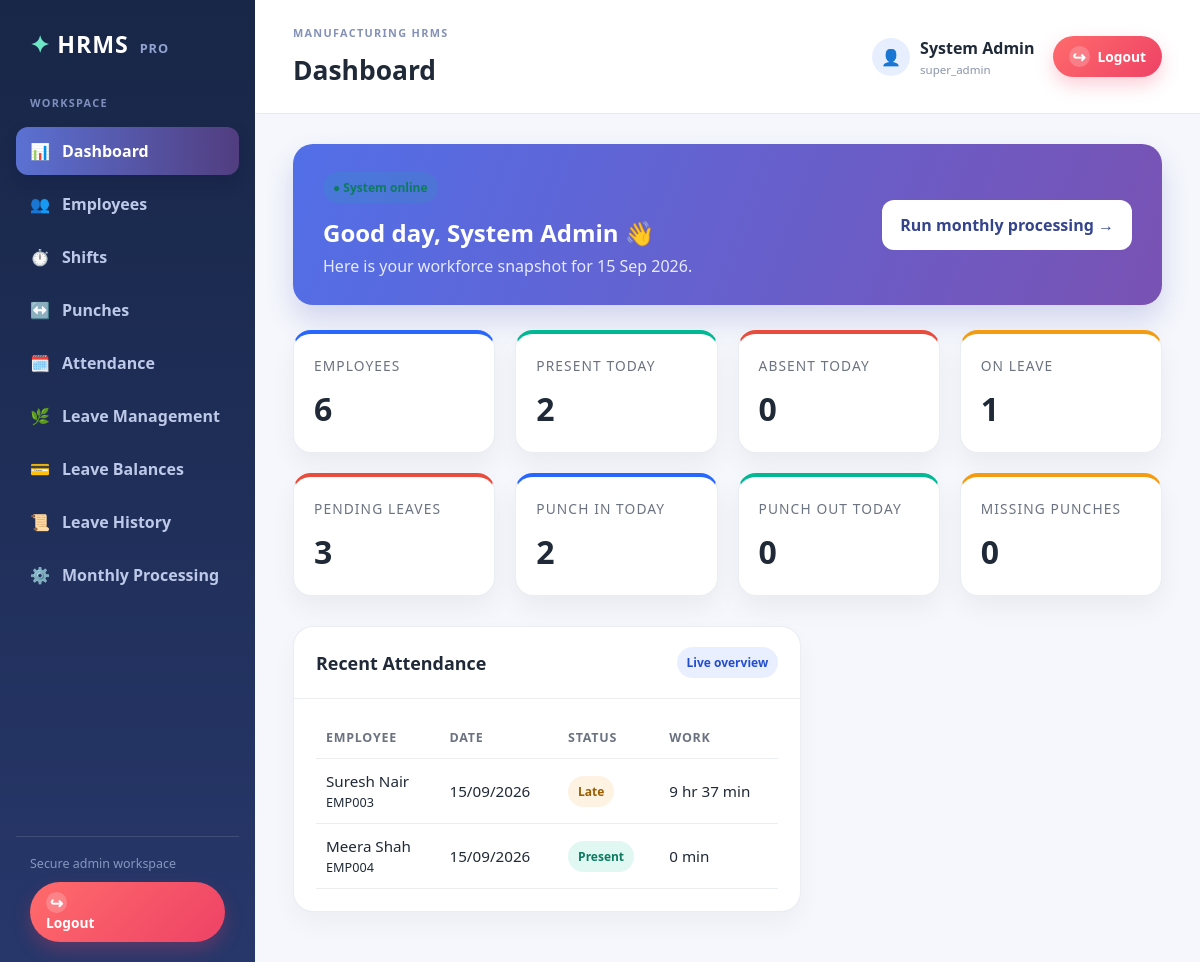
Screenshot of /admin/dashboard.php (signed in) with the database file from the repository.
### tables this page shows
CREATE TABLE `attendance_records` (
  `id` bigint(20) NOT NULL,
  `employee_id` int(11) NOT NULL,
  `attendance_date` date NOT NULL,
  `shift_id` int(11) DEFAULT NULL,
  `status` enum('present','absent','half_day','late','early_out','holiday','leave','weekly_off','manual_adjustment') DEFAULT 'present',
  `total_work_minutes` int(11) DEFAULT 0,
  `late_minutes` int(11) DEFAULT 0,
  `early_out_minutes` int(11) DEFAULT 0,
  `overtime_minutes` int(11) DEFAULT 0,
  `approved` tinyint(1) DEFAULT 0,
  `remarks` varchar(255) DEFAULT NULL
);

CREATE TABLE `employees` (
  `id` int(11) NOT NULL,
  `employee_code` varchar(50) NOT NULL,
  `full_name` varchar(150) NOT NULL,
  `department_id` int(11) DEFAULT NULL,
  `email` varchar(150) DEFAULT NULL,
  `phone` varchar(30) DEFAULT NULL,
  `login_username` varchar(80) DEFAULT NULL,
  `password_hash` varchar(255) DEFAULT NULL,
  `credential_year` smallint(6) DEFAULT NULL,
  `status` enum('active','inactive','on_leave') DEFAULT 'active',
  `shift_id` int(11) DEFAULT NULL,
  `created_at` timestamp NOT NULL DEFAULT current_timestamp()
);

### includes/config.php (called while the page is built, shortened)
<?php
$DB_HOST = 'localhost';
$DB_USER = 'root';
$DB_PASS = '';
$DB_NAME = 'hrms_db';
function getDbConnection(): mysqli
{
    global $DB_HOST, $DB_USER, $DB_PASS, $DB_NAME;
    $conn = new mysqli($DB_HOST, $DB_USER, $DB_PASS, $DB_NAME);
    function e(string $value): string
    {
        return htmlspecialchars($value, ENT_QUOTES, 'UTF-8');
    }
    function displayDate(string $value): string
    {
        $date = DateTime::createFromFormat('!Y-m-d', substr($value, 0, 10));
        return $date ? $date->format('d/m/Y') : $value;
    }
    function displayMinutes(int $minutes): string
    {
        $hours = intdiv($minutes, 60);
        $remainingMinutes = $minutes % 60;
        return $remainingMinutes > 0
            ? $hours . ' hr ' . $remainingMinutes . ' min'
            : $hours . ' hr';
    }
    $conn->set_charset('utf8mb4');
    return $conn;
}

### admin/dashboard.php (the view, shortened to what this page needs)
<?php
require_once __DIR__ . '/../includes/config.php';
require_once __DIR__ . '/../includes/layout.php';
$conn = getDbConnection();
$stats = [
    'employees' => (int) $conn->query("SELECT COUNT(*) AS total FROM employees WHERE status <> 'inactive'")->fetch_assoc()['total'],
    'present' => (int) $conn->query("SELECT COUNT(DISTINCT employee_id) AS total FROM attendance_records WHERE attendance_date = CURDATE() AND status IN ('present', 'late', 'half_day', 'early_out', 'manual_adjustment')")->fetch_assoc()['total'],
    'absent' => (int) $conn->query("SELECT COUNT(DISTINCT employee_id) AS total FROM attendance_records WHERE attendance_date = CURDATE() AND status = 'absent'")->fetch_assoc()['total'],
    'leave' => (int) $conn->query("SELECT COUNT(DISTINCT employee_id) AS total FROM leave_applications WHERE status = 'approved' AND from_date <= CURDATE() AND to_date >= CURDATE()")->fetch_assoc()['total'],
    'pending' => (int) $conn->query("SELECT COUNT(*) AS total FROM leave_applications WHERE status = 'pending'")->fetch_assoc()['total'],
    'punch_in' => (int) $conn->query("SELECT COUNT(*) AS total FROM attendance_punches WHERE punch_date = CURDATE() AND punch_type = 'in'")->fetch_assoc()['total'],
    'punch_out' => (int) $conn->query("SELECT COUNT(*) AS total FROM attendance_punches WHERE punch_date = CURDATE() AND punch_type = 'out'")->fetch_assoc()['total'],
    'missing_punch' => (int) $conn->query(
        "SELECT COUNT(*) AS total FROM (
            SELECT a.employee_id
            FROM attendance_records a
            WHERE a.attendance_date = CURDATE() AND a.status = 'missing_punch'
            UNION
            SELECT p.employee_id
            FROM attendance_punches p
            JOIN employees e ON e.id = p.employee_id
            JOIN shifts s ON s.id = e.shift_id
            WHERE p.punch_date = DATE_SUB(CURDATE(), INTERVAL 1 DAY)
              AND p.punch_type = 'in'
              AND (s.is_night_shift = 1 OR s.end_time <= s.start_time)
              AND NOT EXISTS (
                  SELECT 1 FROM attendance_punches out_punch
                  WHERE out_punch.employee_id = p.employee_id
                    AND out_punch.shift_id = p.shift_id
                    AND out_punch.punch_type = 'out'
                    AND out_punch.punch_date = CURDATE()
                    AND out_punch.punch_time > p.punch_time
              )
        ) missing"
    )->fetch_assoc()['total'],
];
$today = date('d/m/Y');
$dashboardPageSize = 6;
$dashboardPage = max(1, (int)($_GET['attendance_page'] ?? 1));
$dashboardTotal = (int)$conn->query('SELECT COUNT(*) AS total FROM attendance_records')->fetch_assoc()['total'];
$dashboardPages = max(1, (int)ceil($dashboardTotal / $dashboardPageSize));
$dashboardPage = min($dashboardPage, $dashboardPages);
$dashboardOffset = ($dashboardPage - 1) * $dashboardPageSize;
$recentRecords = $conn->prepare(
    'SELECT e.employee_code, e.full_name, a.attendance_date, a.status, a.total_work_minutes
     FROM attendance_records a JOIN employees e ON e.id = a.employee_id
     ORDER BY a.attendance_date DESC LIMIT ? OFFSET ?'
);
$recentRecords->bind_param('ii', $dashboardPageSize, $dashboardOffset);
$recentRecords->execute();
$recentRecords = $recentRecords->get_result();
?>
<div class="welcome-banner">
    <div><span class="status-pill status-present">● System online</span>
        <h2>Good day, <?= e($_SESSION['hrms_admin_name'] ?? 'Admin') ?> 👋</h2>
        <p>Here is your workforce snapshot for <?= date('d M Y') ?>.</p>
    </div><a class="btn btn-light" href="<?= BASE_URL ?>/admin/processing.php">Run monthly processing →</a>
</div>
<section class="stats-grid">
    <a class="stat-card primary" href="<?= BASE_URL ?>/admin/employees.php" title="View employee details">
        <div class="label">Employees</div>
        <p class="value"><?php echo $stats['employees']; ?></p>
    </a>
    <a class="stat-card success" href="<?= BASE_URL ?>/admin/attendance.php?date=<?= e($today) ?>" title="View today's attendance">
        <div class="label">Present Today</div>
        <p class="value"><?php echo $stats['present']; ?></p>
    </a>
    <a class="stat-card danger" href="<?= BASE_URL ?>/admin/attendance.php?date=<?= e($today) ?>" title="View today's absent employees">
        <div class="label">Absent Today</div>
        <p class="value"><?php echo $stats['absent']; ?></p>
    </a>
    <a class="stat-card warning" href="<?= BASE_URL ?>/admin/leave_history.php" title="View approved leave details">
        <div class="label">On Leave</div>
        <p class="value"><?php echo $stats['leave']; ?></p>
    </a>
    <a class="stat-card danger" href="<?= BASE_URL ?>/admin/leaves.php" title="Review pending leave applications">
        <div class="label">Pending Leaves</div>
        <p class="value"><?php echo $stats['pending']; ?></p>
    </a>
    <a class="stat-card primary" href="<?= BASE_URL ?>/admin/punches.php?date=<?= e($today) ?>&punch_type=in" title="View today's punch-in records">
        <div class="label">Punch In Today</div>
        <p class="value"><?php echo $stats['punch_in']; ?></p>
    </a>
    <a class="stat-card success" href="<?= BASE_URL ?>/admin/punches.php?date=<?= e($today) ?>&punch_type=out" title="View today's punch-out records">
        <div class="label">Punch Out Today</div>
        <p class="value"><?php echo $stats['punch_out']; ?></p>
    </a>
    <a class="stat-card warning" href="<?= BASE_URL ?>/admin/attendance.php?date=<?= e($today) ?>" title="Review missing punch attendance">
        <div class="label">Missing Punches</div>
        <p class="value"><?php echo $stats['missing_punch']; ?></p>
    </a>
</section>
<section class="content-grid">
    <div class="panel">
        <div class="panel-header">
            <h3>Recent Attendance</h3>
            <span class="status-pill status-leave">Live overview</span>
        </div>
        <div class="panel-body table-wrap">
            <table>
                <thead>
                    <tr>
                        <th>Employee</th>
                        <th>Date</th>
                        <th>Status</th>
                        <th>Work</th>
                    </tr>
                </thead>
                <tbody>
                    <?php while ($row = $recentRecords->fetch_assoc()): ?>
                        <tr>
                            <td><?php echo htmlspecialchars($row['full_name']); ?><br><small><?php echo htmlspecialchars($row['employee_code']); ?></small></td>
                            <td><?php echo htmlspecialchars(displayDate($row['attendance_date'])); ?></td>
                            <td><span class="status-pill status-<?php echo $row['status'] === 'present' ? 'present' : ($row['status'] === 'late' ? 'late' : ($row['status'] === 'leave' ? 'leave' : 'absent')); ?>"><?php echo htmlspecialchars(ucwords(str_replace('_', ' ', $row['status']))); ?></span></td>
                            <td><?= (int)$row['total_work_minutes'] < 60 ? (int)$row['total_work_minutes'] . ' min' : e(displayMinutes((int)$row['total_work_minutes'])) ?></td>
                        </tr>
                    <?php endwhile; ?>
                </tbody>
            </table>
        </div>
    </div>
</section>

### assets/css/style.css (style rules this page uses)
:root { --bg: #f4f7fb; --panel: #ffffff; --primary: #2867ff; --primary-dark: #1d4fd8; --secondary: #00b894; --warning: #f39c12; --danger: #e74c3c; --text: #1f2937; --muted: #6b7280; --shadow: 0 20px 45px rgba(31, 41, 55, 0.12); --border: rgba(148, 163, 184, 0.2); }
* { box-sizing: border-box; }
body { margin: 0; font-family: "Segoe UI", Tahoma, Geneva, Verdana, sans-serif; background: linear-gradient(135deg, #eef4ff 0%, #ecfff8 100%); color: var(--text); }
h1, h2, h3, h4, p { margin-top: 0; }
a { text-decoration: none; color: inherit; }
.btn { display: inline-flex; align-items: center; justify-content: center; border: none; border-radius: 12px; padding: 14px 18px; font-size: 1rem; font-weight: 700; cursor: pointer; transition: transform 0.2s ease, box-shadow 0.2s ease; }
.stats-grid { display: grid; grid-template-columns: repeat(auto-fit, minmax(200px, 1fr)); gap: 20px; margin-bottom: 30px; }
.stat-card { background: var(--panel); border-radius: 18px; padding: 22px 20px; border: 1px solid var(--border); box-shadow: 0 12px 26px rgba(15, 23, 42, 0.05); transition: transform .2s ease, box-shadow .2s ease; }
.stat-card .label { color: var(--muted); font-size: 0.86rem; text-transform: uppercase; letter-spacing: 0.08em; margin-bottom: 12px; }
.stat-card .value { font-size: 2rem; font-weight: 800; margin: 0; }
.stat-card.primary { border-top: 4px solid var(--primary); }
.stat-card.success { border-top: 4px solid var(--secondary); }
.stat-card.warning { border-top: 4px solid var(--warning); }
.stat-card.danger { border-top: 4px solid var(--danger); }
.content-grid { display: grid; grid-template-columns: 1.2fr 0.8fr; gap: 22px; }
.panel { background: var(--panel); border: 1px solid var(--border); border-radius: 20px; box-shadow: 0 12px 26px rgba(15, 23, 42, 0.04); overflow: hidden; }
.panel-header { padding: 20px 22px; border-bottom: 1px solid var(--border); display: flex; align-items: center; justify-content: space-between; gap: 10px; }
.panel-header h3 { margin: 0; font-size: 1.12rem; }
.panel-body { padding: 18px 22px 22px; }
.table-wrap { overflow-x: auto; }
table { width: 100%; border-collapse: collapse; }
th, td { padding: 12px 10px; text-align: left; border-bottom: 1px solid rgba(148, 163, 184, 0.2); font-size: 0.95rem; }
th { color: var(--muted); font-size: 0.78rem; letter-spacing: 0.06em; text-transform: uppercase; }
.status-pill { display: inline-flex; align-items: center; border-radius: 999px; padding: 7px 10px; font-weight: 700; font-size: 0.75rem; }
.status-present { background: rgba(0, 184, 148, 0.12); color: #0d7b62; }
.status-late { background: rgba(243, 156, 18, 0.12); color: #9a5d00; }
.status-leave { background: rgba(40, 103, 255, 0.10); color: #234ecf; }
.admin-body { background: #f5f7fc; }
.welcome-banner { color: #fff; padding: 28px 30px; margin-bottom: 25px; border-radius: 20px; background: linear-gradient(110deg, #526fe8, #7952b3); display: flex; justify-content: space-between; align-items: center; gap: 20px; box-shadow: 0 15px 28px rgba(72, 78, 180, .2); }
.welcome-banner h2 { margin: 13px 0 6px; }
.welcome-banner p { margin: 0; color: #e6eaff; }
.btn-light { color: #34448d; background: #fff; box-shadow: none; }

### rows the page displays
attendance_records: employee.full_name "Suresh Nair", employee.employee_code "EMP003", attendance_date "15/09/2026", status "Late", total_work_minutes "9 hr 37 min"
attendance_records: employee.full_name "Meera Shah", employee.employee_code "EMP004", attendance_date "15/09/2026", status "Present", total_work_minutes "0"

### other values shown
$menu[0] "📊"
$menu[1] "Dashboard"
$menu[0] "👥"
$menu[1] "Employees"
$menu[0] "⏱️"
$menu[1] "Shifts"
$menu[0] "↔️"
$menu[1] "Punches"
$menu[0] "🗓️"
$menu[1] "Attendance"
$menu[0] "🌿"
$menu[1] "Leave Management"
$menu[0] "💳"
$menu[1] "Leave Balances"
$menu[0] "📜"
